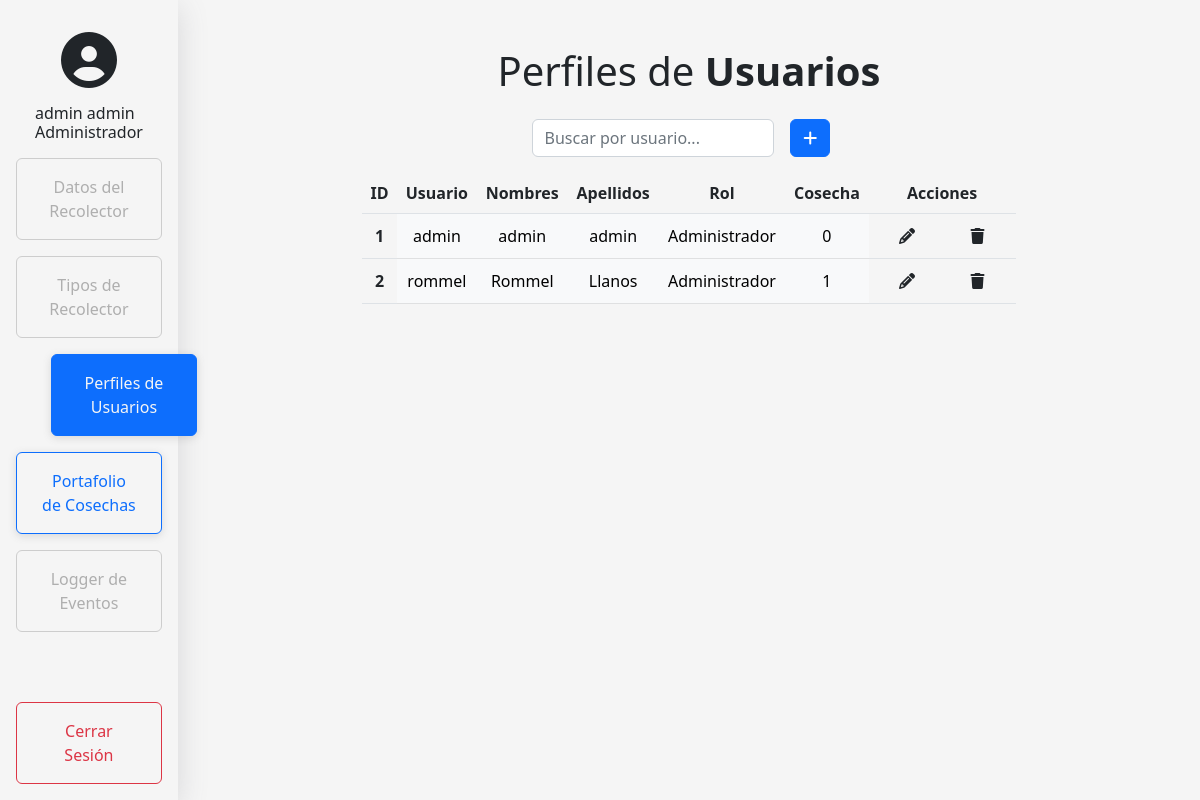
Page /admin (signed in) on the committed database.
### model.py (models this page shows, shortened)
class Usuario(db.Base):
    __tablename__ = 'usuarios'
    id = Column(Integer, primary_key=True, autoincrement = True)
    username = Column(String, nullable=False, unique=True)
    password = Column(String, nullable=False)
    nombres = Column(String, nullable=False)
    apellidos = Column(String, nullable=False)
    cosecha = Column(Integer, ForeignKey("cosecha.id"))
    rol = Column(Integer, default=0, nullable=False)

### app.py (the view)
@app.route('/admin',methods=['GET','POST','PUT'])
def admin():
    if 'username' in session:
        if session['rol'] == 1:
            if request.method=='POST':
                new_user = db1.session.query(Usuario).filter_by(username = request.form['username']).first()
                if new_user == None:
                    agregarUsuario( request.form['username'],
                                    request.form['password'],
                                    request.form['nombre'],
                                    request.form['apellido'],
                                    request.form['cosecha'],
                                    request.form['rol'])
                    users = obtenerUsuarios()
                    return render_template('admin.html',users=users)
                else:
                    flash("Este nombre de usuario ya existe ")
                    users = obtenerUsuarios()
                    return render_template('admin.html',users=users)
            else:
                users = obtenerUsuarios()
                return render_template('admin.html',users=users)
        else:
            return redirect(url_for('home'))
    else:
       return redirect(url_for('login'))

### app.py (called while the page is built)
def obtenerUsuarios():
    usuarios = db1.session.query(Usuario).filter_by().all()
    return usuarios

### templates/admin.html (shortened to what this page needs)
{% extends './home.html' %}
{% block customCSS %}
<link rel="stylesheet" href="{{ url_for('static',filename='css/login.css') }}">
{% endblock %}
{% block body %}
<main class="form-signin w-100 mb-auto mt-3 text-center">
  <h2 class=" my-3 fade-in display-6">Perfiles de <b class="fw-bold">Usuarios</b></h2>
  <div class="row justify-content-md-center fade-in">
    <div class="col-12 col-md-4 d-flex justify-content-end">
          <input type="text" class="form-control my-2 search" id="myInput" onkeyup="search()" placeholder="Buscar por usuario...">
          <button type="button" class="btn btn-primary my-2 mx-3" data-bs-toggle="modal" data-bs-target="#AgregarUsuario">
            <i class="fa-solid fa-plus"></i>
          </button>
    </div>
  </div>
  {%if users%}
      <div class="row justify-content-md-center fade-in">
        <div class="col-12 col-md-8 table-responsive">
          <table class="table mt-2 table-hover " id = "users">
            <thead>
              <th scope="col">ID</th>
              <th scope="col">Usuario</th>
              <th scope="col">Nombres</th>
              <th scope="col">Apellidos</th>
              <th scope="col">Rol</th>
              <th scope="col">Cosecha</th>
              <th scope="col">Acciones</th>
            </thead>
            <tbody>
              {%for user in users%}
              <tr class=" deleteOut tdEdit">
                  <th scope="row" id="{{user.id}}">{{user.id}}</th>
                  <td class="table-light tdEdit" type="username" id="username">{{user.username}}</td>
                  <td class="table-light tdEdit" type="username" id="nombre">{{user.nombres}}</td>
                  <td class="table-light tdEdit" type="username" id="apellidos">{{user.apellidos}}</td>
                  <td class="table-light tdEdit" type="username" name="Roles" value="{{user.rol}}"></td>
                  <td class="table-light tdEdit" type="username" id="cosecha">{{user.cosecha}}</td>
                  <td>
                    <div class="cont">
                      <button id="editbtn" method="POST" class="edit pencil btn" role="button"
                        data-bs-toggle="modal" data-bs-target="#EditarUsuario" onclick="handleEdit()">
                        <div>
                          <i class="fa-solid fa-pencil"></i>
                        </div>
                      </button>
                      <form name="ID" action="/admin/delete" method="POST" class="edit trash btn" role="button" onclick="handleDelete();">
                        <div >
                          <i class="fa-solid fa-trash"></i>
                        </div>
                      </form>
                    </div>
                  </td>
              </tr>
              {%endfor%}
            </tbody>
          </table>
        </div>
      </div>
  {%endif%}
</main>
{% endblock %}

### static/css/login.css (style rules this page uses)
html, body { height: 100%; }
body { display: flex; align-items: center; background-color: #f5f5f5; }
.form-signin { padding: 15px; }
.cont { display: flex; flex: 0 0 auto; justify-content: center; padding: 0px; margin: -5px; }
form.edit { display: flex !important; flex: 1 0 0%; justify-content: center !important; padding: 6px 20px !important; border-radius: 40rem !important; }
button.edit { display: flex !important; flex: 1 0 0%; justify-content: center !important; padding: 6px 20px !important; border-radius: 40rem !important; }
.trash { margin: 0 6px !important; }
.pencil { margin: 0 6px !important; }
.fade-in { opacity:0; -webkit-animation:fadeIn ease-in 1; -moz-animation:fadeIn ease-in 1; animation:fadeIn ease-in 1; -webkit-animation-fill-mode:forwards; -moz-animation-fill-mode:forwards; animation-fill-mode:forwards; -webkit-animation-duration:0.3s; -moz-animation-duration:0.3s; animation-duration:0.3s; }
.table-light { vertical-align: middle; }
th { vertical-align: middle; }
td { text-align: center; vertical-align: middle; }

### rows in the picture
Usuario: id "1", username "admin", nombres "admin", apellidos "admin", cosecha "0"
Usuario: id "2", username "rommel", nombres "Rommel", apellidos "Llanos", cosecha "1"

### other values in the picture
{{ session['nombres'] + ' ' + session['apellidos'] }} "admin admin"
